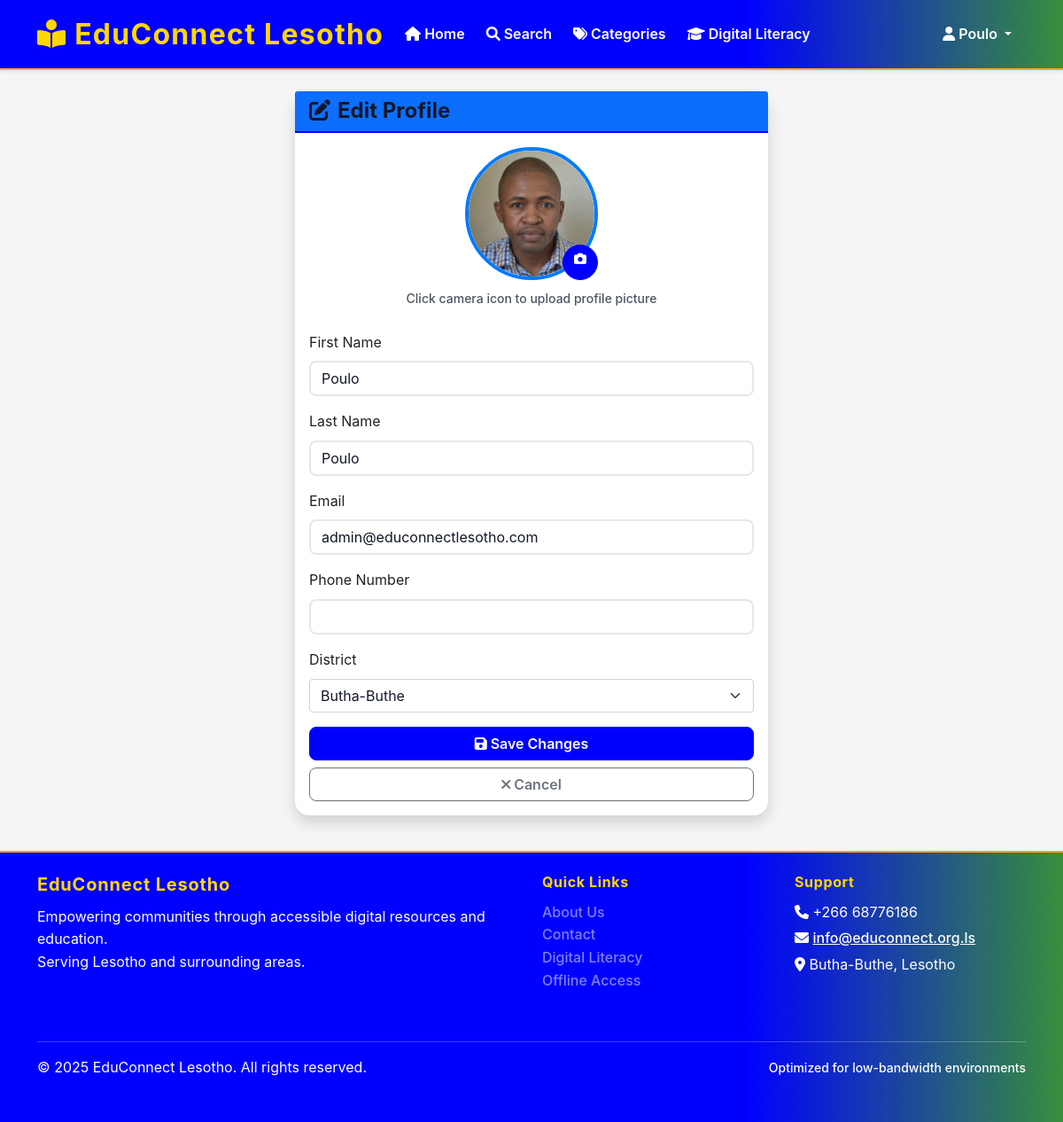
The app's page /auth/profile/edit (signed in) with its own data.
### app/models/user.py (models this page shows, shortened)
class User(UserMixin, db.Model):
    __tablename__ = 'users'
    id = db.Column(db.Integer, primary_key=True)
    username = db.Column(db.String(100), unique=True, nullable=False, index=True)
    email = db.Column(db.String(255), unique=True, nullable=False, index=True)
    password_hash = db.Column(db.String(255), nullable=False)
    first_name = db.Column(db.String(100), nullable=False)
    last_name = db.Column(db.String(100), nullable=False)
    phone_number = db.Column(db.String(20))
    address = db.Column(db.Text)
    district = db.Column(db.String(50), default='Butha-Buthe', index=True)
    profile_image = db.Column(db.String(500))  # Path to profile image
    role_id = db.Column(db.Integer, db.ForeignKey('user_roles.id'), nullable=False)
    is_active = db.Column(db.Boolean, default=True)
    email_verified = db.Column(db.Boolean, default=False)
    created_at = db.Column(db.DateTime, default=datetime.utcnow)
    updated_at = db.Column(db.DateTime, default=datetime.utcnow, onupdate=datetime.utcnow)
    last_login = db.Column(db.DateTime)
    borrowing_transactions = db.relationship('BorrowingTransaction', foreign_keys='BorrowingTransaction.user_id', backref='user', lazy='dynamic')
    digital_downloads = db.relationship('DigitalDownload', backref='user', lazy='dynamic')
    offline_tokens = db.relationship('OfflineToken', backref='user', lazy='dynamic')
    reading_sessions = db.relationship('ReadingSession', backref='user', lazy='dynamic')
    notifications = db.relationship('Notification', backref='user', lazy='dynamic')
    book_reservations = db.relationship('BookReservation', backref='user', lazy='dynamic')
    book_reviews = db.relationship('BookReview', backref='user', lazy='dynamic')
    literacy_progress = db.relationship('LiteracyProgress', backref='user', lazy='dynamic')
    favorites = db.relationship('Book', secondary='user_favorites', backref='favorited_by', lazy='dynamic')
    def is_admin(self):
        return self.role.role_name == 'admin'
    def is_librarian(self):
        return self.role.role_name in ['admin', 'librarian']

### app/routes/auth.py (the view, shortened to what this page needs)
@auth_bp.route('/profile/edit', methods=['GET', 'POST'])
@login_required
def edit_profile():
    districts = [
        'Butha-Buthe', 'Leribe', 'Berea', 'Maseru', 'Mafeteng',
        'Mohale\'s Hoek', 'Quthing', 'Qacha\'s Nek', 'Mokhotlong', 'Thaba-Tseka'
    ]
    return render_template('auth/edit_profile.html', districts=districts)

### app/templates/auth/edit_profile.html (shortened to what this page needs)
{% extends "base.html" %}
{% block content %}
<div class="container">
    <div class="row justify-content-center">
        <div class="col-md-6">
            <div class="card shadow">
                <div class="card-header bg-primary text-white">
                    <h4 class="mb-0">
                        <i class="fas fa-edit me-2"></i>Edit Profile
                    </h4>
                </div>
                <div class="card-body">
                    <div class="text-center mb-4">
                        <div class="profile-image-container position-relative d-inline-block">
                            {% if current_user.profile_image %}
                                <img src="{{ url_for('static', filename='uploads/profiles/' + current_user.profile_image) }}"
                                     class="rounded-circle profile-preview"
                                     id="profilePreview"
                                     alt="Profile"
                                     style="width: 150px; height: 150px; object-fit: cover; border: 4px solid #007bff;">
                            {% else %}
                                <div class="rounded-circle profile-preview bg-light d-flex align-items-center justify-content-center"
                                     id="profilePreview"
                                     style="width: 150px; height: 150px; border: 4px solid #007bff;">
                                    <i class="fas fa-user fa-4x text-muted"></i>
                                </div>
                            {% endif %}
                            <label for="profile_image" class="position-absolute bottom-0 end-0 btn btn-primary btn-sm rounded-circle"
                                   style="width: 40px; height: 40px; cursor: pointer;"
                                   title="Change profile picture">
                                <i class="fas fa-camera"></i>
                            </label>
                        </div>
                        <div class="mt-2">
                            <small class="text-muted">Click camera icon to upload profile picture</small>
                        </div>
                    </div>
                    <form method="POST" enctype="multipart/form-data" id="profileForm">
                        <div class="mb-3">
                            <label for="first_name" class="form-label">First Name</label>
                            <input type="text" class="form-control" id="first_name" name="first_name"
                                   value="{{ current_user.first_name }}" required>
                        </div>
                        <div class="mb-3">
                            <label for="last_name" class="form-label">Last Name</label>
                            <input type="text" class="form-control" id="last_name" name="last_name"
                                   value="{{ current_user.last_name }}" required>
                        </div>
                        <div class="mb-3">
                            <label for="email" class="form-label">Email</label>
                            <input type="email" class="form-control" id="email" name="email"
                                   value="{{ current_user.email }}" required>
                        </div>
                        <div class="mb-3">
                            <label for="phone" class="form-label">Phone Number</label>
                            <input type="tel" class="form-control" id="phone" name="phone"
                                   value="{{ current_user.phone or '' }}">
                        </div>
                        <div class="mb-3">
                            <label for="district" class="form-label">District</label>
                            <select class="form-select" id="district" name="district">
                                {% for district in districts %}
                                <option value="{{ district }}"
                                        {% if current_user.district == district %}selected{% endif %}>
                                    {{ district }}
                                </option>
                                {% endfor %}
                            </select>
                        </div>
                        <div class="d-grid gap-2">
                            <button type="submit" class="btn btn-primary">
                                <i class="fas fa-save me-1"></i>Save Changes
                            </button>
                            <a href="{{ url_for('auth.profile') }}" class="btn btn-outline-secondary">
                                <i class="fas fa-times me-1"></i>Cancel
                            </a>
                        </div>
                    </form>
                </div>
            </div>
        </div>
    </div>
</div>
{% endblock %}

### app/templates/base.html (shortened to what this page needs)
<!DOCTYPE html>
<html lang="en">
<head>
    <link href="https://cdn.jsdelivr.net/npm/bootstrap@5.1.3/dist/css/bootstrap.min.css" rel="stylesheet">
    <link href="https://cdnjs.cloudflare.com/ajax/libs/font-awesome/6.0.0/css/all.min.css" rel="stylesheet">
    <link href="{{ url_for('static', filename='css/style.css') }}" rel="stylesheet">
</head>
<body>
    <nav class="navbar navbar-expand-lg navbar-light bg-white shadow-sm">
        <div class="container">
            <a class="navbar-brand" href="{{ url_for('main.index') }}" style="color: #FFD700 !important; font-weight: bold; font-size: 2rem;">
                <i class="fas fa-book-reader"></i>
                EduConnect Lesotho
            </a>
            <div class="collapse navbar-collapse justify-content-center" id="navbarNav">
                <ul class="navbar-nav">
                    {% if current_user.is_authenticated %}
                        <li class="nav-item">
                            <a class="nav-link" href="{{ url_for('main.index') }}">
                                <i class="fas fa-home"></i> Home
                            </a>
                        </li>
                        <li class="nav-item">
                            <a class="nav-link" href="{{ url_for('main.search') }}">
                                <i class="fas fa-search"></i> Search
                            </a>
                        </li>
                        <li class="nav-item">
                            <a class="nav-link" href="{{ url_for('main.categories') }}">
                                <i class="fas fa-tags"></i> Categories
                            </a>
                        </li>
                        <li class="nav-item">
                            <a class="nav-link" href="{{ url_for('main.digital_literacy') }}">
                                <i class="fas fa-graduation-cap"></i> Digital Literacy
                            </a>
                        </li>
                    {% endif %}
                </ul>
                <ul class="navbar-nav ms-auto">
                    {% if current_user.is_authenticated %}
                        <li class="nav-item dropdown">
                            <a class="nav-link dropdown-toggle" href="#" id="userDropdown" role="button" data-bs-toggle="dropdown">
                                <i class="fas fa-user"></i>
                                {{ current_user.first_name }}
                            </a>
                        </li>
                    {% endif %}
                </ul>
            </div>
        </div>
    </nav>
    <main class="container my-4">
        {% block content %}{% endblock %}
    </main>
    <footer class="footer py-4">
        <div class="container">
            <div class="row">
                <div class="col-md-6">
                    <h5>EduConnect Lesotho</h5>
                    <p class="mb-0">Empowering communities through accessible digital resources and education.</p>
                    <p class="mb-0">Serving Lesotho and surrounding areas.</p>
                </div>
                <div class="col-md-3">
                    <h6>Quick Links</h6>
                    <ul class="list-unstyled">
                        <li><a href="{{ url_for('main.about') }}" class="text-white-50">About Us</a></li>
                        <li><a href="{{ url_for('main.contact') }}" class="text-white-50">Contact</a></li>
                        <li><a href="{{ url_for('main.digital_literacy') }}" class="text-white-50">Digital Literacy</a></li>
                        <li><a href="{{ url_for('main.offline_access') }}" class="text-white-50">Offline Access</a></li>
                    </ul>
                </div>
                <div class="col-md-3">
                    <h6>Support</h6>
                    <p class="mb-1"><i class="fas fa-phone"></i> +266 68776186</p>
                    <p class="mb-1"><i class="fas fa-envelope"></i> <a href="mailto:info@educonnect-lesotho.ls" style="color: #fff; text-decoration: underline;">info@educonnect.org.ls</a></p>
                    <p class="mb-0"><i class="fas fa-map-marker-alt"></i> Butha-Buthe, Lesotho</p>
                </div>
            </div>
            <hr class="my-3">
            <div class="row align-items-center">
                <div class="col-md-6">
                    <p class="mb-0">&copy; 2025 EduConnect Lesotho. All rights reserved.</p>
                </div>
                <div class="col-md-6 text-end">
                    <small>Optimized for low-bandwidth environments</small>
                </div>
            </div>
        </div>
    </footer>
</body>
</html>

### app/static/css/style.css (style rules this page uses)
:root { --primary-color: #2c5aa0; --secondary-color: #34a853; --accent-color: #fbbf24; --danger-color: #dc2626; --warning-color: #f59e0b; --success-color: #059669; --info-color: #0284c7; --dark-color: #1f2937; --light-color: #f8fafc; --border-color: #e5e7eb; --text-muted: #6b7280; --font-family-base: 'Segoe UI', Tahoma, Geneva, Verdana, sans-serif; --font-size-base: 16px; --line-height-base: 1.6; --spacing-xs: 0.25rem; --spacing-sm: 0.5rem; --spacing-md: 1rem; --spacing-lg: 1.5rem; --spacing-xl: 3rem; --border-radius: 0.5rem; --border-radius-lg: 1rem; --shadow-sm: 0 1px 2px 0 rgba(0, 0, 0, 0.05); --shadow-md: 0 4px 6px -1px rgba(0, 0, 0, 0.1); --shadow-lg: 0 10px 15px -3px rgba(0, 0, 0, 0.1); }
body { background-color: var(--light-color); color: var(--dark-color); font-family: var(--font-family-base); font-size: var(--font-size-base); line-height: var(--line-height-base); margin: 0; padding: 0; -webkit-font-smoothing: antialiased; -moz-osx-font-smoothing: grayscale; text-rendering: optimizeLegibility; }
* { -webkit-font-smoothing: antialiased; -moz-osx-font-smoothing: grayscale; }
.btn { border-radius: var(--border-radius); font-weight: 600; box-shadow: var(--shadow-sm); transition: box-shadow 0.2s, transform 0.2s; }
.btn-primary { background-color: var(--primary-color); border-color: var(--primary-color); }
.card { border-radius: var(--border-radius-lg); box-shadow: var(--shadow-md); border: 1px solid var(--border-color); transition: box-shadow 0.3s, transform 0.2s; background: #fff; }
.card-header { background-color: var(--light-color); border-bottom: 2px solid var(--primary-color); font-weight: 700; color: #111827; -webkit-font-smoothing: antialiased; }
.navbar { background: linear-gradient(90deg, var(--primary-color) 70%, var(--secondary-color) 100%); box-shadow: var(--shadow-md); border-bottom: 2px solid var(--accent-color); }
.navbar-brand { font-size: 1.5rem; font-weight: 700; color: #fff !important; letter-spacing: 0.04em; text-shadow: 0 2px 8px rgba(44,90,160,0.08); }
.nav-link { color: #fff !important; font-weight: 600; margin-right: 0.5rem; transition: color 0.2s; }
.form-control { border-radius: var(--border-radius); border: 2px solid var(--border-color); transition: border-color 0.2s ease, box-shadow 0.2s ease; }
.footer { background: linear-gradient(90deg, var(--primary-color) 70%, var(--secondary-color) 100%); color: #fff; padding-top: 2rem; padding-bottom: 2rem; border-top: 2px solid var(--accent-color); }
.footer h5, .footer h6 { color: var(--accent-color); font-weight: 700; }
.footer a { color: #fff; text-decoration: underline; transition: color 0.2s; }
.text-muted { color: #4b5563 !important; font-weight: 500 !important; }
h1, h2, h3, h4, h5, h6 { color: #111827; font-weight: 700; }
p { color: #1f2937; }
a { color: #1e40af; font-weight: 500; }
input, textarea, select { color: #111827 !important; font-weight: 500; }
input::placeholder, textarea::placeholder { color: #9ca3af !important; font-weight: 400; }
li { color: #1f2937; font-weight: 500; }
small, .small { color: #4b5563; font-weight: 500; }

### app/templates/base.html (style rules this page uses)
:root { --primary-color: blue; --secondary-color: #388E3C; --accent-color: #FFA726; --text-color: #212121; --bg-color: #F5F5F5; }
body { font-family: -apple-system, BlinkMacSystemFont, 'Segoe UI', Roboto, 'Helvetica Neue', Arial, sans-serif; line-height: 1.6; color: var(--text-color); background-color: var(--bg-color); }
.navbar-brand { font-weight: bold; color: #ffffff !important; font-size: 2rem; }
.navbar { background-color: var(--primary-color) !important; box-shadow: 0 2px 8px rgba(44,90,160,0.08); }
.nav-link { color: #ffffff !important; }
.btn-primary { background-color: var(--primary-color); border-color: var(--primary-color); }
.card { border: none; box-shadow: 0 2px 4px rgba(0,0,0,0.1); margin-bottom: 1rem; }
.footer { background-color: var(--primary-color); color: #ffffff !important; margin-top: 0; margin-bottom: 0; padding-top: 2.5rem; padding-bottom: 2.5rem; }
.footer h5, .footer h6 { color: #FFD700 !important; font-weight: 700; letter-spacing: 0.04em; margin-bottom: 0.75rem; }
.footer, .footer p, .footer small { color: white !important; }
.footer a { color: #fff; text-decoration: none; font-weight: 500; transition: color 0.2s, text-shadow 0.2s; }
.footer .row > div { margin-bottom: 1.5rem; }

### records on screen
User: first_name "Poulo", profile_image (picture), last_name "Poulo", email "admin@educonnectlesotho.com", district "Butha-Buthe"
